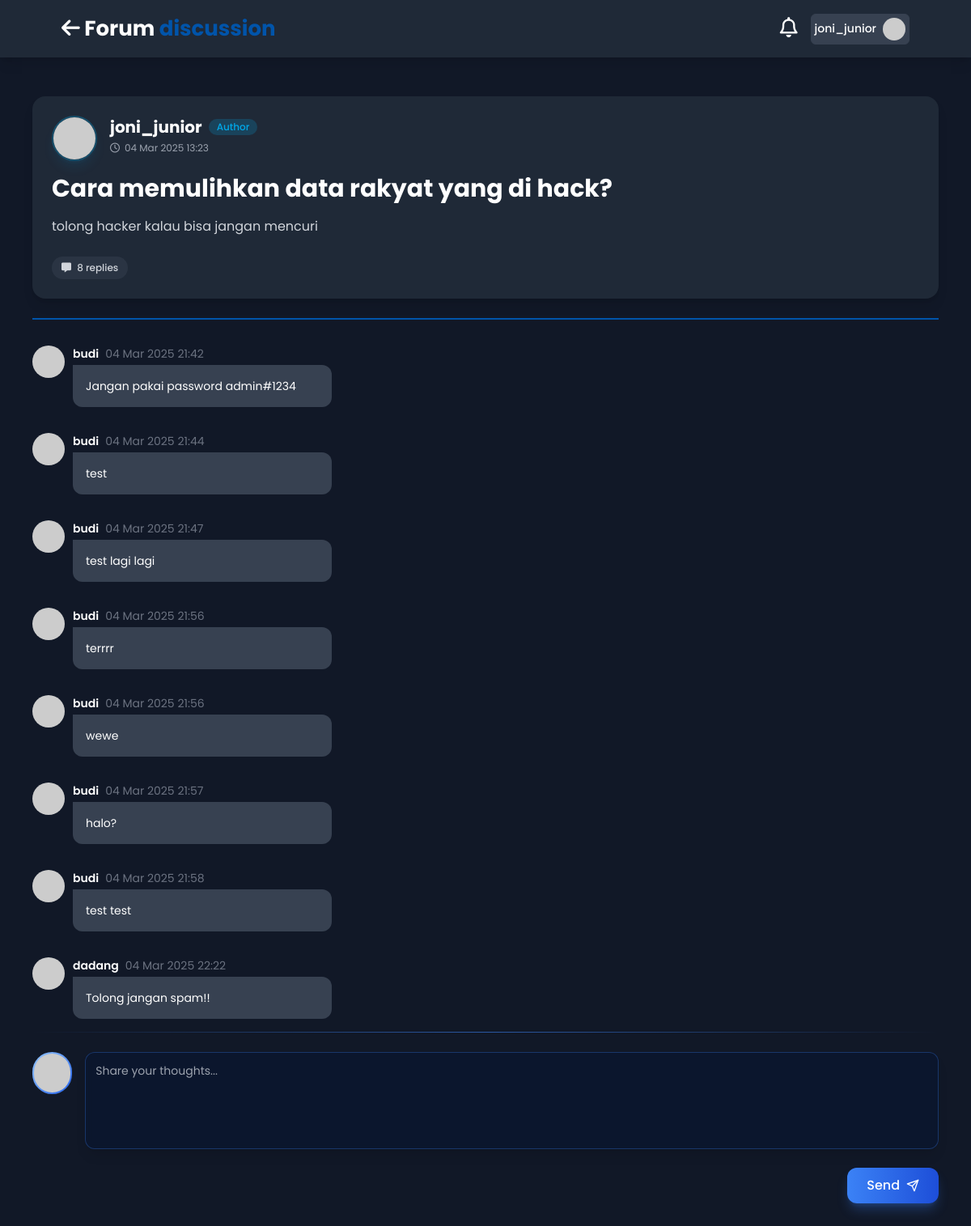
/lihat-topik.php?id=2 (signed in), run on the app's committed database.
### tables this page shows
CREATE TABLE `topik` (
  `id` int(11) NOT NULL,
  `judul` text NOT NULL,
  `deskripsi` text DEFAULT NULL,
  `tanggal` datetime NOT NULL,
  `id_user` int(11) NOT NULL
);

CREATE TABLE `users` (
  `id` int(11) NOT NULL,
  `username` varchar(255) NOT NULL,
  `email` varchar(255) NOT NULL,
  `password` varchar(2555) NOT NULL
);

CREATE TABLE `komentar` (
  `id` int(11) NOT NULL,
  `komentar` text NOT NULL,
  `tanggal` datetime NOT NULL,
  `id_topik` int(11) NOT NULL,
  `id_user` int(11) NOT NULL
);

### lihat-topik.php (the view, shortened to what this page needs)
<!DOCTYPE html>
<html lang="en">
    <head>
        <script src="https://cdn.tailwindcss.com"></script>
         <link rel="stylesheet" href="./style/style3.css">
        <link rel="stylesheet" href="https://cdnjs.cloudflare.com/ajax/libs/font-awesome/6.0.0-beta3/css/all.min.css">
      </head>
<body class="bg-gray-900 min-h-screen">
    <header class="bg-gray-800 shadow-lg z-50">
        <nav class="w-[90%] p-4 mx-auto flex items-center justify-between text-white">
            <div class="nav-judul">
                <a href="forum.php"><h1 class="font-[700] text-[12px] md:text-[26px] judul text-white"><i class="fa-solid fa-arrow-left"></i> Forum<span class="text-[#0054AA] kata-2"> discussion </span></h1></a>
            </div>
            <div class="nav-icon flex items-center">
                <div class="flex gap-4">
                    <button class="notifikasi"><i class="fa-regular fa-bell text-[25px]"></i></button>
                    <button class="username-profile border border-gray-700 bg-gray-700 p-1 rounded-md flex items-center gap-2 text-[14px] h-fit w-fit">
                        <span class="font-[500] flex items-center"><?php echo htmlentities($_SESSION['user']['username']) ?></span>
                        <img src="https://www.gravatar.com/avatar/<?php echo md5(strtolower(trim($_SESSION['user']['email']))); ?>?s=48&d=monsterid" class="rounded-[50%] w-7 h-7">
                    </button>
                </div>
            </div>
        </nav>
    </header>
    <main class="mt-2 md:p-10 p-2">
        <div class="">
        <?php
        if (isset($_GET['id']) && !empty($_GET['id'])) {
            $pdo = require 'koneksi.php';
            $sql = "SELECT topik.*, users.username, users.email FROM topik
                    INNER JOIN users ON topik.id_user=users.id
                    WHERE topik.id=:id";
            $query = $pdo->prepare($sql);
            $query->execute(array('id' => $_GET['id']));
            $topik = $query->fetch();
            if (empty($topik)) {
                echo '
                <div class="flex">
                    <div class="bg-red-100 border-l-4 border-red-500 text-red-700 p-4 max-w-lg rounded-lg shadow-lg">
                        <p class="font-semibold text-lg">Topik Tidak Ditemukan</p>
                        <p class="text-sm mt-1">Topik yang Anda cari tidak tersedia atau telah dihapus.</p>
                        <a href="utama.php" class="mt-3 inline-block px-4 py-2 bg-red-500 text-white rounded-md shadow-md hover:bg-red-600 transition duration-300">
                            Kembali ke Beranda
                        </a>
                    </div>
                </div>';
            }else {
                ?>
                <div class="bg-gray-800  p-6 rounded-2xl mb-6 shadow-lg">
                    <div class="flex items-start gap-4 mb-4">
                        <div class="flex-shrink-0">
                            <img src="https://www.gravatar.com/avatar/<?php echo md5(strtolower(trim($topik['email']))); ?>?s=64&d=monsterid"
                                 class="rounded-full w-14 h-14 border-2 border-[#00A8E8]/30 shadow-lg shadow-[#00A8E8]/10">
                        </div>
                        <div class="flex flex-col">
                            <div class="flex items-center">
                                <h2 class="text-xl font-bold text-white">
                                    <?php echo htmlentities($topik['username'])?>
                                </h2>
                                <span class="ml-2 inline-flex items-center px-2.5 py-0.5 rounded-full text-xs font-medium bg-[#00A8E8]/20 text-[#00A8E8]">
                                    Author
                                </span>
                            </div>
                            <div class="flex items-center text-xs text-gray-400 mt-1">
                                <i class="fa-regular fa-clock mr-1.5"></i>
                                <?php echo date('d M Y H:i', strtotime($topik['tanggal'])); ?>
                            </div>
                        </div>
                    </div>
                    <h1 class="topic-title text-2xl md:text-3xl font-bold mb-4 text-white"><?php echo htmlentities($topik['judul'])?></h1>
                    <div class="text-gray-300 mb-4 leading-relaxed">
                        <p class="whitespace-pre-wrap"><?php echo nl2br(htmlentities($topik['deskripsi']))?></p>
                    </div>
                    <div class="flex flex-wrap gap-2 mt-6">
                        <span class="text-xs font-medium bg-gray-700/50 px-3 py-1.5 rounded-full text-gray-300">
                            <i class="fa-solid fa-message mr-1"></i>
                            <?php
                                $commentSql = "SELECT COUNT(*) FROM komentar WHERE id_topik = :id";
                                $commentQuery = $pdo->prepare($commentSql);
                                $commentQuery->execute(['id' => $_GET['id']]);
                                echo $commentQuery->fetchColumn();
                            ?> replies
                        </span>
                    </div>
                </div>
                    <hr class="mt-2 border border-[#0054AA]">
                    <?php
                    $sql2 = "SELECT komentar.*, users.username, users.email FROM komentar
                    INNER JOIN users ON users.id=komentar.id_user
                    WHERE id_topik=:id_topik";
                    $query2 = $pdo->prepare($sql2);
                    $query2->execute(array(
                        'id_topik' => $_GET['id']
                    ));
                    while($komentar = $query2->fetch()) {?>
                    <div class="flex items-start gap-2.5 mt-8">
                    <img src="https://www.gravatar.com/avatar/<?php echo md5(($komentar['email'])); ?>?s=48&d=monsterid" class="rounded-[50%] w-10 h-10">
                        <div class="flex flex-col gap-1 w-full max-w-[320px]">
                            <div class="flex items-center space-x-2 rtl:space-x-reverse">
                                <span class="text-sm font-semibold text-white"><?php echo htmlentities($komentar['username']); ?></span>
                                <span class="text-sm font-normal text-gray-500"><?php echo date('d M Y H:i', strtotime($komentar['tanggal'])); ?></span>
                            </div>
                            <div class="flex flex-col leading-1.5 p-4 border-gray-200 bg-gray-700 rounded-e-xl rounded-es-xl dark:bg-gray-700">
                                <p class="text-sm font-normal text-white break-words whitespace-pre-wrap"><?php echo nl2br(htmlentities($komentar['komentar'])); ?></p>
                            </div>
                        </div>
                    </div>
                    <?php }?>
                    <hr class="mt-4 border-0 h-[1px] bg-gradient-to-r from-transparent via-blue-500 to-transparent opacity-60">
                    <form method="POST" action="jawab-topik.php" class="mt-6">
                        <div class="flex items-start gap-4">
                            <div class="overflow-hidden rounded-full  p-[2px] bg-gradient-to-br from-blue-300 to-blue-600">
                                <img src="https://www.gravatar.com/avatar/<?php echo md5(strtolower(trim($_SESSION['user']['email']))); ?>?s=48&d=monsterid" class="rounded-full w-12 h-12">
                            </div>
                            <div class="w-full">
                                <div class="relative w-full mb-4">
                                    <textarea name="komentar"
                                        class="w-full p-3 text-white text-sm bg-[rgba(0,20,60,0.3)] backdrop-blur-sm border border-blue-500/30 rounded-xl focus:ring-2 focus:ring-blue-400 focus:border-transparent outline-none transition-all duration-300 resize-none shadow-lg h-[120px]"
                                        placeholder="Share your thoughts..." required></textarea>
                                </div>
                            </div>
                        </div>
                        <div class="flex justify-end mb-[100px]">
                            <button type="submit" class="bg-gradient-to-r from-blue-500 to-blue-700 hover:from-blue-600 hover:to-blue-800 text-white px-6 py-2.5 rounded-xl font-medium shadow-lg shadow-blue-500/30 transition-all duration-300 flex items-center gap-2">
                                <span>Send</span>
                                <svg xmlns="http://www.w3.org/2000/svg" width="16" height="16" viewBox="0 0 24 24" fill="none" stroke="currentColor" stroke-width="2" stroke-linecap="round" stroke-linejoin="round"><line x1="22" y1="2" x2="11" y2="13"></line><polygon points="22 2 15 22 11 13 2 9 22 2"></polygon></svg>
                            </button>
                        </div>
                    </form>
                <?php
            }
        }
        ?>
        </div>
    </main>
</body>
</html>

### style/style3.css (style rules this page uses)
body { font-family: 'Poppins', sans-serif; }
.username-profile { cursor: pointer; }

### data on the page
topik: id_user.username "joni_junior", tanggal "04 Mar 2025 13:23", judul "Cara memulihkan data rakyat yang di hack?", deskripsi "tolong hacker kalau bisa jangan mencuri"
komentar: id_user.username "budi", tanggal "04 Mar 2025 21:42", komentar "Jangan pakai password admin#1234"
komentar: id_user.username "budi", tanggal "04 Mar 2025 21:44", komentar "test"
komentar: id_user.username "budi", tanggal "04 Mar 2025 21:47", komentar "test lagi lagi"
komentar: id_user.username "budi", tanggal "04 Mar 2025 21:56", komentar "terrrr"
komentar: id_user.username "budi", tanggal "04 Mar 2025 21:56", komentar "wewe"
komentar: id_user.username "budi", tanggal "04 Mar 2025 21:57", komentar "halo?"
komentar: id_user.username "budi", tanggal "04 Mar 2025 21:58", komentar "test test"
komentar: id_user.username "dadang", tanggal "04 Mar 2025 22:22", komentar "Tolong jangan spam!!"

### other printed values
$_SESSION['user']['username'] "joni_junior"
$commentQuery->fetchColumn() "8"
